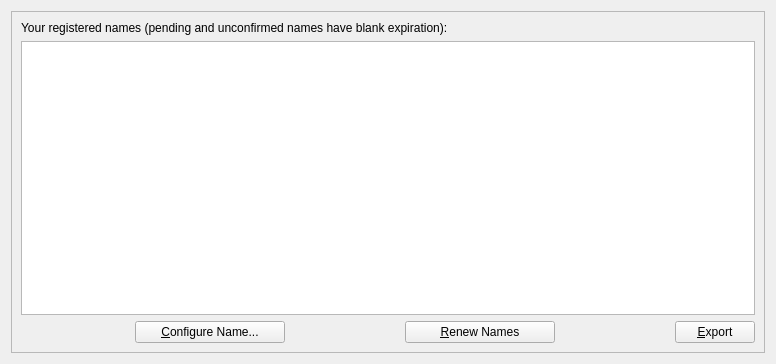
<?xml version="1.0" encoding="UTF-8"?>
<ui version="4.0">
 <class>ManageNamesPage</class>
 <widget class="QWidget" name="ManageNamesPage">
  <property name="geometry">
   <rect>
    <x>0</x>
    <y>0</y>
    <width>776</width>
    <height>364</height>
   </rect>
  </property>
  <layout class="QHBoxLayout" name="horizontalLayout">
   <item>
    <widget class="QFrame" name="frame2">
     <property name="sizePolicy">
      <sizepolicy hsizetype="Preferred" vsizetype="Expanding">
       <horstretch>0</horstretch>
       <verstretch>0</verstretch>
      </sizepolicy>
     </property>
     <property name="frameShape">
      <enum>QFrame::StyledPanel</enum>
     </property>
     <property name="frameShadow">
      <enum>QFrame::Sunken</enum>
     </property>
     <layout class="QVBoxLayout" name="verticalLayout">
      <!--
      <item>
       <widget class="QLabel" name="label_4">
        <property name="sizePolicy">
         <sizepolicy hsizetype="Preferred" vsizetype="Maximum">
          <horstretch>0</horstretch>
          <verstretch>0</verstretch>
         </sizepolicy>
        </property>
        <property name="text">
         <string>&amp;New name:</string>
        </property>
        <property name="alignment">
         <set>Qt::AlignLeading|Qt::AlignLeft|Qt::AlignVCenter</set>
        </property>
        <property name="buddy">
         <cstring>registerName</cstring>
        </property>
       </widget>
      </item>
      <item>
       <widget class="QValidatedLineEdit" name="registerName">
        <property name="toolTip">
         <string>Enter a name or domain name (prefixed with d/) to register it.</string>
        </property>
        <property name="text">
         <string>d/</string>
        </property>
       </widget>
      </item>
      <item>
       <widget class="QLabel" name="label">
        <property name="sizePolicy">
         <sizepolicy hsizetype="Preferred" vsizetype="Preferred">
          <horstretch>0</horstretch>
          <verstretch>0</verstretch>
         </sizepolicy>
        </property>
        <property name="text">
         <string>&lt;html&gt;&lt;head/&gt;&lt;body&gt;&lt;p&gt;Use &lt;span style=&quot; font-weight:600;&quot;&gt;d/&lt;/span&gt; prefix for domain names. E.g. &lt;span style=&quot; font-weight:600;&quot;&gt;d/mysite&lt;/span&gt; will register &lt;span style=&quot; font-weight:600;&quot;&gt;mysite.bit&lt;/span&gt;&lt;/p&gt;&lt;p&gt;See &lt;a href=&quot;https://wiki.namecoin.info/index.php?title=Domain_Name_Specification&quot;&gt;&lt;span style=&quot; text-decoration: underline; color:#0000ff;&quot;&gt;Domain names&lt;/span&gt;&lt;/a&gt; in Namecoin wiki for reference. Other prefixes can be used for miscellaneous purposes (not domain names).&lt;/p&gt;&lt;/body&gt;&lt;/html&gt;</string>
        </property>
        <property name="textFormat">
         <enum>Qt::RichText</enum>
        </property>
        <property name="wordWrap">
         <bool>true</bool>
        </property>
        <property name="openExternalLinks">
         <bool>true</bool>
        </property>
       </widget>
      </item>
      <item>
       <widget class="QPushButton" name="submitNameButton">
        <property name="sizePolicy">
         <sizepolicy hsizetype="Fixed" vsizetype="Fixed">
          <horstretch>0</horstretch>
          <verstretch>0</verstretch>
         </sizepolicy>
        </property>
        <property name="minimumSize">
         <size>
          <width>150</width>
          <height>0</height>
         </size>
        </property>
        <property name="toolTip">
         <string>Confirm the new name action. Sends name_new transaction
to the network and creates a pending name_firstupdate transaction.</string>
        </property>
        <property name="text">
         <string>&amp;Submit</string>
        </property>
        <property name="icon">
         <iconset resource="../bitcoin.qrc">
          <normaloff>:/icons/send</normaloff>:/icons/send</iconset>
        </property>
        <property name="default">
         <bool>true</bool>
        </property>
       </widget>
      </item>
      <item>
       <spacer name="verticalSpacer">
        <property name="orientation">
         <enum>Qt::Vertical</enum>
        </property>
        <property name="sizeType">
         <enum>QSizePolicy::Maximum</enum>
        </property>
        <property name="sizeHint" stdset="0">
         <size>
          <width>20</width>
          <height>12</height>
         </size>
        </property>
       </spacer>
      </item>
      -->
      <item>
       <widget class="QLabel" name="label_5">
        <property name="sizePolicy">
         <sizepolicy hsizetype="Preferred" vsizetype="Maximum">
          <horstretch>0</horstretch>
          <verstretch>0</verstretch>
         </sizepolicy>
        </property>
        <property name="text">
         <string>Your registered names (pending and unconfirmed names have blank expiration):</string>
        </property>
        <property name="alignment">
         <set>Qt::AlignLeading|Qt::AlignLeft|Qt::AlignVCenter</set>
        </property>
        <!--
        <property name="buddy">
         <cstring>registerName</cstring>
        </property>
        -->
       </widget>
      </item>
      <item>
       <widget class="QTableView" name="tableView">
        <property name="contextMenuPolicy">
         <enum>Qt::CustomContextMenu</enum>
        </property>
        <property name="toolTip">
         <string>Double-click name to configure</string>
        </property>
        <property name="tabKeyNavigation">
         <bool>false</bool>
        </property>
        <property name="alternatingRowColors">
         <bool>true</bool>
        </property>
        <property name="selectionMode">
         <enum>QAbstractItemView::ExtendedSelection</enum>
        </property>
        <property name="selectionBehavior">
         <enum>QAbstractItemView::SelectRows</enum>
        </property>
        <property name="sortingEnabled">
         <bool>true</bool>
        </property>
        <attribute name="verticalHeaderVisible">
         <bool>false</bool>
        </attribute>
       </widget>
      </item>
      <item>
       <layout class="QHBoxLayout" name="horizontalLayout_3">
        <item>
         <spacer name="countConfigureSpacer">
          <property name="orientation">
           <enum>Qt::Horizontal</enum>
          </property>
          <property name="sizeHint" stdset="0">
           <size>
            <width>40</width>
            <height>20</height>
           </size>
          </property>
         </spacer>
        </item>
        <item>
         <widget class="QPushButton" name="configureNameButton">
          <property name="sizePolicy">
           <sizepolicy hsizetype="Fixed" vsizetype="Fixed">
            <horstretch>0</horstretch>
            <verstretch>0</verstretch>
           </sizepolicy>
          </property>
          <property name="minimumSize">
           <size>
            <width>150</width>
            <height>0</height>
           </size>
          </property>
          <property name="toolTip">
           <string>Configure name and submit update operation</string>
          </property>
          <property name="text">
           <string>&amp;Configure Name...</string>
          </property>
          <property name="default">
           <bool>false</bool>
          </property>
         </widget>
        </item>
        <item>
         <spacer name="configureRenewSpacer">
          <property name="orientation">
           <enum>Qt::Horizontal</enum>
          </property>
          <property name="sizeHint" stdset="0">
           <size>
            <width>40</width>
            <height>20</height>
           </size>
          </property>
         </spacer>
        </item>
        <item>
         <widget class="QPushButton" name="renewNameButton">
          <property name="sizePolicy">
           <sizepolicy hsizetype="Fixed" vsizetype="Fixed">
            <horstretch>0</horstretch>
            <verstretch>0</verstretch>
           </sizepolicy>
          </property>
          <property name="minimumSize">
           <size>
            <width>150</width>
            <height>0</height>
           </size>
          </property>
          <property name="toolTip">
           <string>Renew the names with their current values</string>
          </property>
          <property name="text">
           <string>&amp;Renew Names</string>
          </property>
          <property name="default">
           <bool>false</bool>
          </property>
         </widget>
        </item>
        <item>
         <spacer name="renewExportSpacer">
          <property name="orientation">
           <enum>Qt::Horizontal</enum>
          </property>
          <property name="sizeHint" stdset="0">
           <size>
            <width>40</width>
            <height>20</height>
           </size>
          </property>
         </spacer>
        </item>
        <item>
         <widget class="QPushButton" name="exportButton">
          <property name="toolTip">
           <string>Export the data in the current tab to a file</string>
          </property>
          <property name="text">
           <string>&amp;Export</string>
          </property>
          <property name="icon">
           <iconset resource="../bitcoin.qrc">
            <normaloff>:/icons/export</normaloff>:/icons/export</iconset>
          </property>
          <property name="autoDefault">
           <bool>false</bool>
          </property>
         </widget>
        </item>
       </layout>
      </item>
     </layout>
    </widget>
   </item>
  </layout>
 </widget>
 <customwidgets>
  <!--
  <customwidget>
   <class>QValidatedLineEdit</class>
   <extends>QLineEdit</extends>
   <header>qt/qvalidatedlineedit.h</header>
  </customwidget>
  -->
 </customwidgets>
 <resources>
  <!--
  <include location="../bitcoin.qrc"/>
  -->
 </resources>
 <connections/>
</ui>
